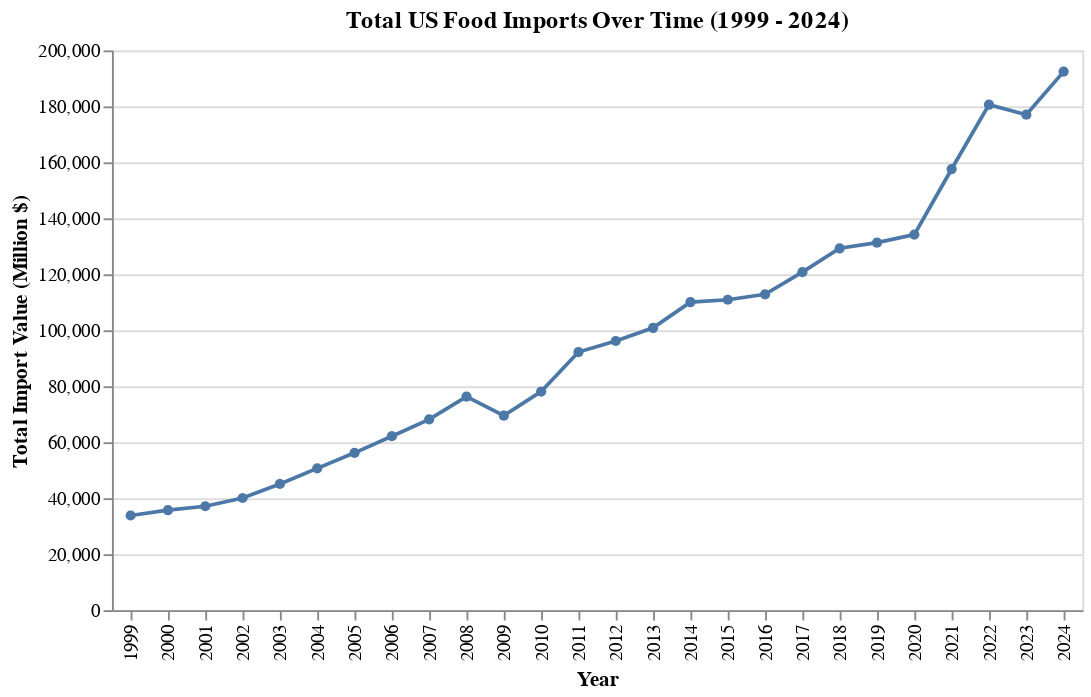

Here is the notebook cell this chart was saved with:
### Code cell
chart_import_trend = (
    alt.Chart(df_clean)
    .mark_line(point=True)
    .encode(
        x=alt.X("YearNum:O", title="Year"), 
        y=alt.Y("sum(FoodValue):Q", title="Total Import Value (Million $)"))
    .properties(title="Total US Food Imports Over Time (1999 - 2024)")
)

chart_import_trend

### Figure 1 — Vega-Lite specification as saved in the notebook (floating-point values rounded to 4 significant figures; data arrays with more than 128 entries replaced by an {"elided": "..."} marker saying what was removed)
{"config": {"view": {"continuousWidth": 300, "continuousHeight": 300}}, "data": {"name": "data-45d912883493fab1089b49ac78b5595a"}, "mark": {"type": "line", "point": true}, "encoding": {"x": {"field": "YearNum", "title": "Year", "type": "ordinal"}, "y": {"aggregate": "sum", "field": "FoodValue", "title": "Total Import Value (Million $)", "type": "quantitative"}}, "title": "Total US Food Imports Over Time (1999 - 2024)", "$schema": "https://vega.github.io/schema/vega-lite/v5.20.1.json", "datasets": {"data-45d912883493fab1089b49ac78b5595a": {"elided": "9490 records"}}}
